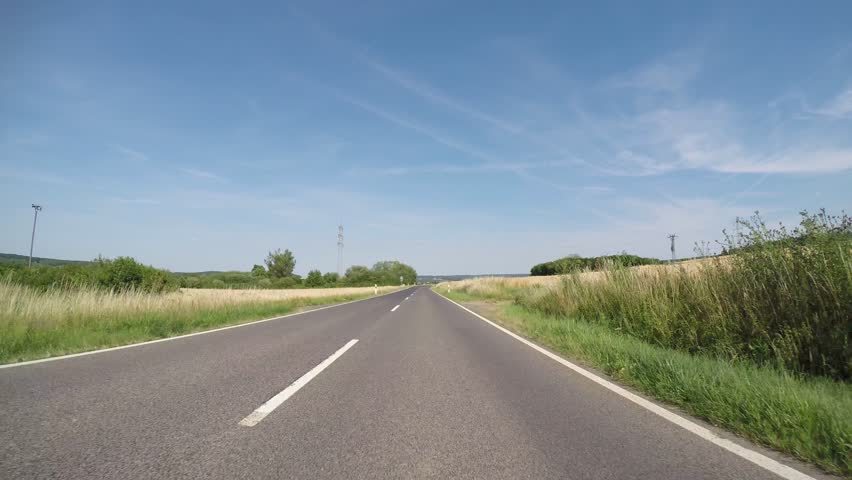
#> input picture road.jpg, 852 x 480 px
$ python -i VanishingPoint.py   (imports and definitions only)
#> lines starting #> are read from the running program, lines starting #| are printed output that depends on the picture; after the words box and inside, x2 and y2 are one past the last pixel; in counts of white or black regions, pixels touching at a corner belong together
#> further down, picture is the input picture: shape (480, 852, 3); mean B, G, R 151.8, 145.1, 129.9
import random

import cv2
import numpy as np


# Perform edge detection
def hough_transform(img):
    gray = cv2.cvtColor(img, cv2.COLOR_BGR2GRAY)  # Convert image to grayscale
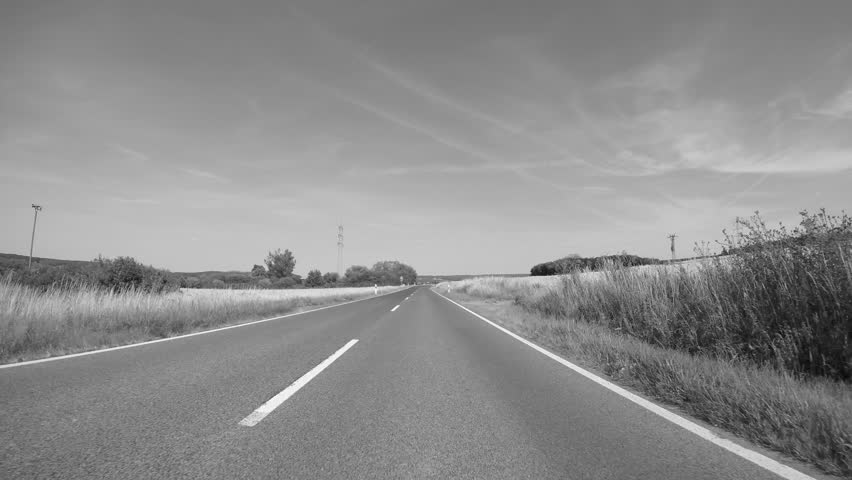
#> gray: shape (480, 852); min 4, max 254, mean 141.3

    kernel = np.ones((15, 15), np.uint8)
    opening = cv2.morphologyEx(gray, cv2.MORPH_OPEN, kernel)  # Open (erode, then dilate)
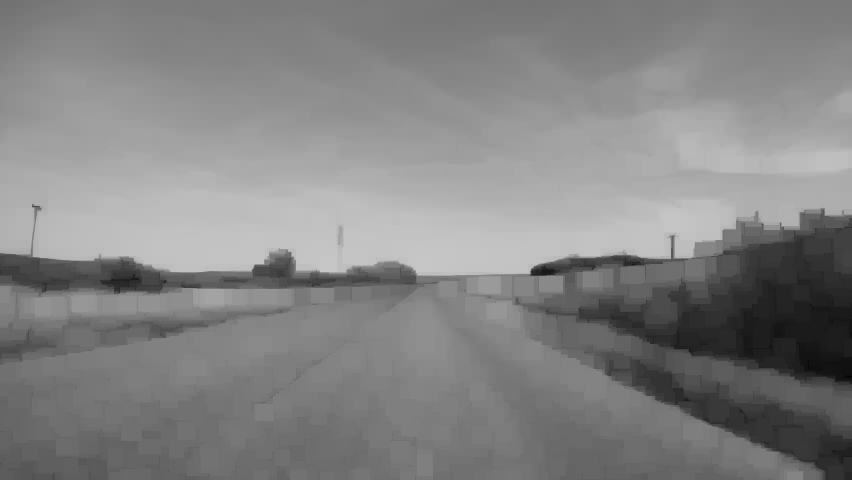
#> opening: shape (480, 852); min 4, max 198, mean 131.8
    # cv2.imwrite('../pictures/output/opening.jpg', opening)

    edges = cv2.Canny(opening, 50, 150, apertureSize=3)  # Canny edge detection
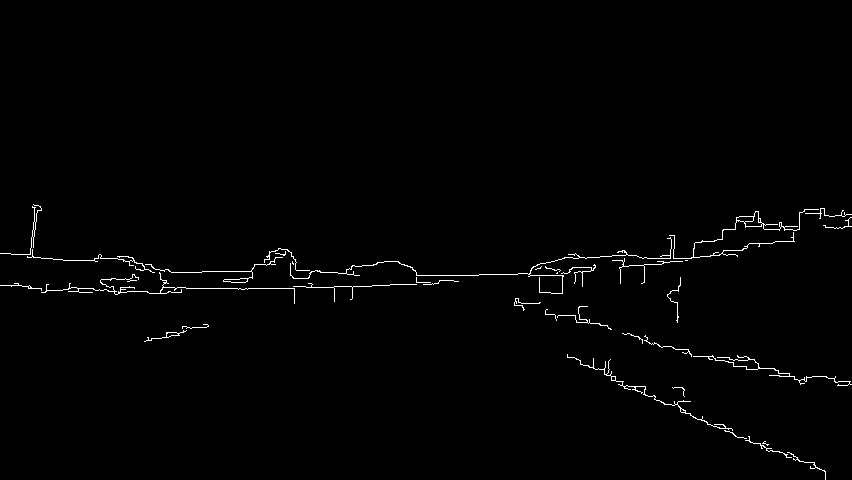
#> edges: shape (480, 852); 1% white in thin lines or dots, all inside (x1, y1, x2, y2) = (0, 204, 852, 480)
    # cv2.imwrite('../pictures/output/canny.jpg', edges)

    lines = cv2.HoughLines(edges, 1, np.pi / 180, 200)  # Hough line detection
#> lines = None
    hough_lines = []

    # Lines are represented by rho, theta; convert to endpoint notation
    for line in lines:
        for rho, theta in line:
            a = np.cos(theta)
            b = np.sin(theta)
            x0 = a * rho
            y0 = b * rho
            x1 = int(x0 + 1000 * (-b))
            y1 = int(y0 + 1000 * (a))
            x2 = int(x0 - 1000 * (-b))
            y2 = int(y0 - 1000 * (a))

            cv2.line(img, (x1, y1), (x2, y2), (0, 0, 255), 2)
            hough_lines.append(((x1, y1), (x2, y2)))
#> this loop made 0 passes
#> after the loop, hough_lines = []

    # cv2.imwrite('../pictures/output/hough.jpg', img)
    return hough_lines


# Random sampling of lines
# [4 lines left out: function sample_lines, not called in this run]


def det(a, b):
    return a[0] * b[1] - a[1] * b[0]


# Find intersection point of two lines (not segments!)
# [77 lines left out: functions line_intersection, find_intersections, find_vanishing_point, not called in this run]

>>> import cv2
>>> picture = cv2.imread('road.jpg')
#> (the run stopped early here; a loop or call above may not have finished)
